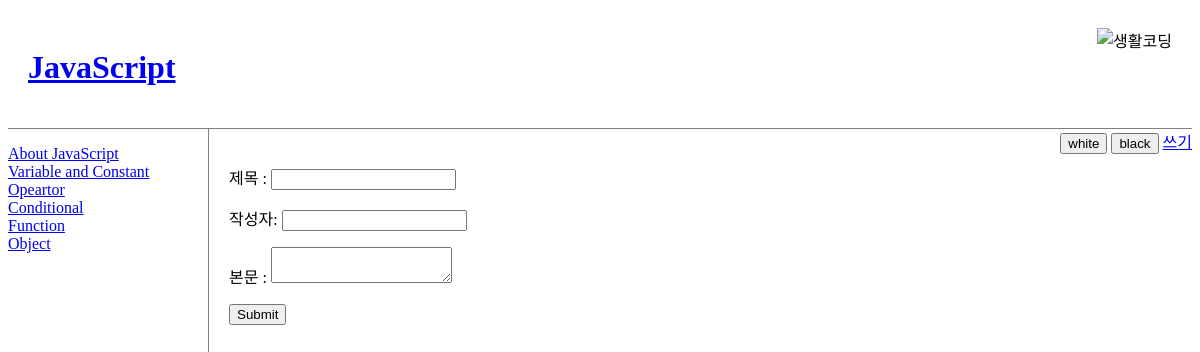
/write.php, run on an earlier commit of the app's database.
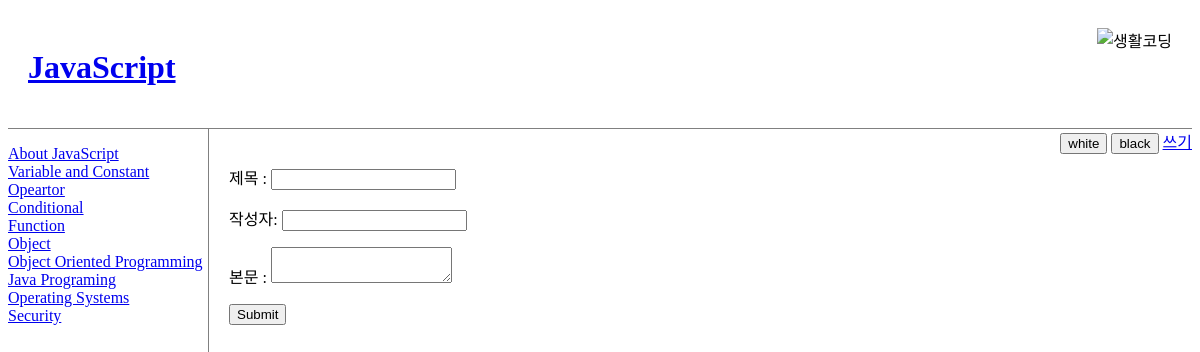
And on a later commit of the database.
### tables this page shows
CREATE TABLE `topic` (
  `id` int(11) NOT NULL AUTO_INCREMENT,
  `title` varchar(100) NOT NULL,
  `description` text NOT NULL,
  `author` int(11) NOT NULL,
  `created` datetime NOT NULL,
  PRIMARY KEY (`id`),
  KEY `author` (`author`),
  CONSTRAINT `topic_ibfk_1` FOREIGN KEY (`author`) REFERENCES `user` (`id`)
);

### write.php (the view, shortened to what this page needs)
<?php
$conn = mysqli_connect("localhost","root","123qwe");
mysqli_select_db($conn, "opentutorials");
$result = mysqli_query($conn, "SELECT * FROM topic");
?>
<!DOCTYPE html>
<html>
<head>
	<link rel="stylesheet" type="text/css" href="style.css">
</head>
<body id="target">
	<header>
		<img src="https://s3.ap-northeast-2.amazonaws.com/opentutorials-user-file/course/94.png" alt="생활코딩">
		<h1><a href="http://localhost/Webn/index.php">JavaScript</a></h1>
	</header>
	<nav>
		<ol>
			<?php
			while($row = mysqli_fetch_assoc($result)) {
				echo '<li><a href="http://localhost/Webn/index.php?id='.$row['id'].'">'.$row['title'].'</a></li>'."\n";
			}
			?>
		</ol>
	</nav>
	<div id="control">
		<input type="button" value="white" onclick="document.getElementById('target').className='white'" />
		<input type="button" value="black" onclick="document.getElementById('target').className='black'"/>
		<a href="http://localhost/Webn/write.php">쓰기</a>
	</div>
	<article>
		<form action="process.php" method="post">
			<p>제목 : <input type="text" name="title"></p>
			<p>작성자: <input type="text" name="author"></p>
			<p>본문 : <textarea name="description"></textarea></p>
			<input type="submit">
		</form>
	</article>
</body>
</html>

### style.css (style rules this page uses)
header { border-bottom: 1px solid gray; padding: 20px; }
nav { border-right: 1px solid gray; width: 200px; height: 600px; float: left; }
nav ol { list-style: none; padding: 0px; }
article { float: left; padding: 20px; width: 500px; }
#control { float: right; }
header img { float: right; height: 100px; }

What changed in the data, as far as the page shows it:
added topic: title "Object Oriented Programming"
added topic: title "Java Programing"
added topic: title "Operating Systems"
added topic: title "Security"
